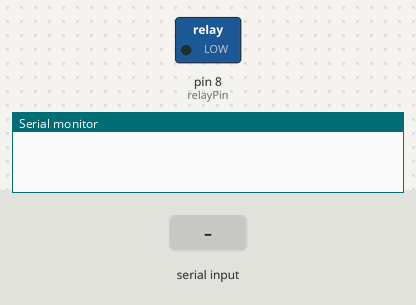
Bench run of a sketch on a simulated Arduino Uno, built with avr-gcc and run on an emulated ATmega328P. Shown: switched loads named in the sketch (green lamp = pin HIGH), the last lines printed to the serial monitor. The inputs (shaded band) are chosen by the test bench.

Above: at 1.2 s.
1.3 s: "2" received over Serial
At 2.4 s:
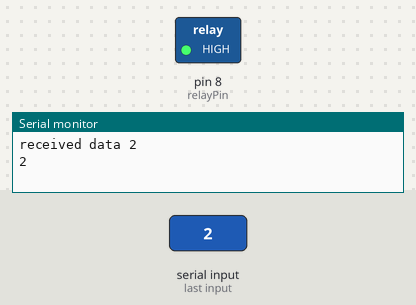
2.8 s: "1" received over Serial
At 3.6 s:
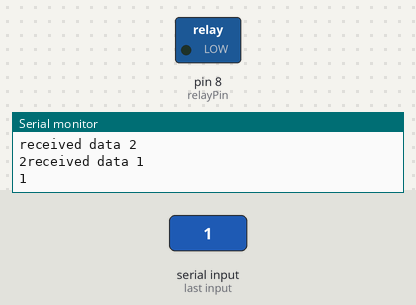
Timing chart, 0 to 5.8 s (numbered marks = the images above; inputs shaded):
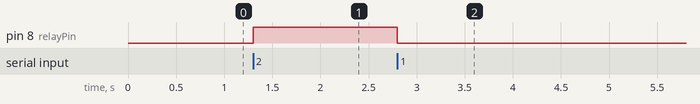

Measured:
- after the input at 1.3 s, pin 8 (relayPin): LOW → HIGH at once
- after the input at 2.8 s, pin 8 (relayPin): HIGH → LOW at once

The sketch:

Bulb.ino
```cpp
#define rxPin 2
#define txPin 3
#define relayPin 8

char rx_data;	// 받은 데이터

void setup()
{
	Serial.begin(19200);
	pinMode(relayPin, OUTPUT);
}

void loop()
{
	if(Serial.available() > 0) {
		rx_data = Serial.read();

		if(rx_data == '1'){
			Serial.println("received data 1");
			digitalWrite(relayPin, LOW);
			Serial.write("1");
		}
		else if(rx_data == '2'){
			Serial.println("received data 2");
			digitalWrite(relayPin, HIGH);
			Serial.write("2");
		}
	}
}
```
